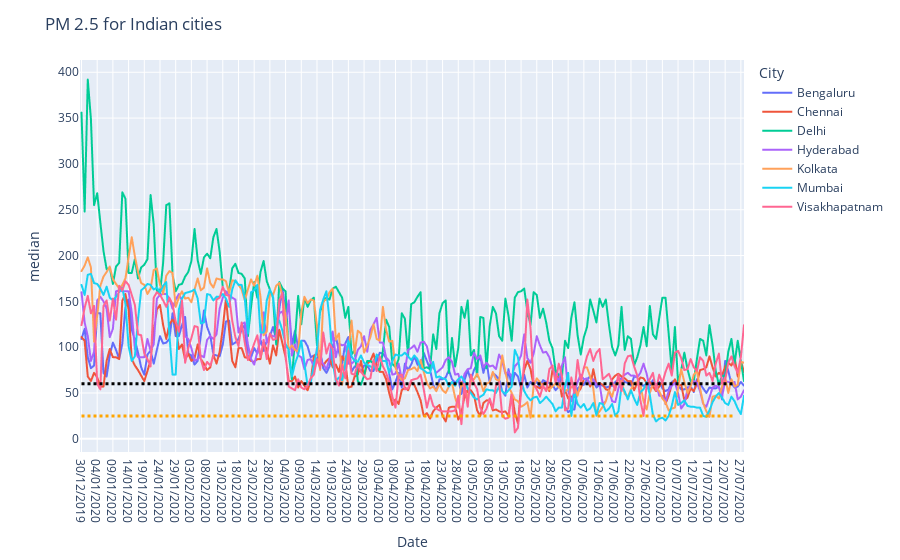

The cell this chart's notebook holds for it:
### Code cell
fig=px.line(df1,x='Date',y='median',color='City')
fig.add_shape(type="line",
            x0='30/12/2019',
            y0=25,
            x1='25/07/2020',
            y1=25,
            line=dict(
                color="orange",
                width=3,
                dash="dot",
            ))
fig.add_shape(type="line",
            x0='30/12/2019',
            y0=60,
            x1='25/07/2020',
            y1=60,
            line=dict(
                color="black",
                width=3,
                dash="dot",
            ))
fig.update_layout(title="PM 2.5 for Indian cities")
fig.show()

### Figure 1 — Plotly figure (JSON) as saved in the notebook; plotly's stock layout.template omitted (floating-point values rounded to 4 significant figures; data arrays with more than 128 entries replaced by an {"elided": "..."} marker saying what was removed)
{"data": [{"hovertemplate": "City=Bengaluru<br>Date=%{x}<br>median=%{y}<extra></extra>", "legendgroup": "Bengaluru", "line": {"color": "#636efa", "dash": "solid"}, "mode": "lines", "name": "Bengaluru", "showlegend": true, "type": "scattergl", "x": {"elided": "212 str values"}, "xaxis": "x", "y": {"elided": "212 int values"}, "yaxis": "y"}, {"hovertemplate": "City=Chennai<br>Date=%{x}<br>median=%{y}<extra></extra>", "legendgroup": "Chennai", "line": {"color": "#EF553B", "dash": "solid"}, "mode": "lines", "name": "Chennai", "showlegend": true, "type": "scattergl", "x": {"elided": "212 str values"}, "xaxis": "x", "y": {"elided": "212 int values"}, "yaxis": "y"}, {"hovertemplate": "City=Delhi<br>Date=%{x}<br>median=%{y}<extra></extra>", "legendgroup": "Delhi", "line": {"color": "#00cc96", "dash": "solid"}, "mode": "lines", "name": "Delhi", "showlegend": true, "type": "scattergl", "x": {"elided": "212 str values"}, "xaxis": "x", "y": {"elided": "212 int values"}, "yaxis": "y"}, {"hovertemplate": "City=Hyderabad<br>Date=%{x}<br>median=%{y}<extra></extra>", "legendgroup": "Hyderabad", "line": {"color": "#ab63fa", "dash": "solid"}, "mode": "lines", "name": "Hyderabad", "showlegend": true, "type": "scattergl", "x": {"elided": "212 str values"}, "xaxis": "x", "y": {"elided": "212 int values"}, "yaxis": "y"}, {"hovertemplate": "City=Kolkata<br>Date=%{x}<br>median=%{y}<extra></extra>", "legendgroup": "Kolkata", "line": {"color": "#FFA15A", "dash": "solid"}, "mode": "lines", "name": "Kolkata", "showlegend": true, "type": "scattergl", "x": {"elided": "212 str values"}, "xaxis": "x", "y": {"elided": "212 int values"}, "yaxis": "y"}, {"hovertemplate": "City=Mumbai<br>Date=%{x}<br>median=%{y}<extra></extra>", "legendgroup": "Mumbai", "line": {"color": "#19d3f3", "dash": "solid"}, "mode": "lines", "name": "Mumbai", "showlegend": true, "type": "scattergl", "x": {"elided": "212 str values"}, "xaxis": "x", "y": {"elided": "212 int values"}, "yaxis": "y"}, {"hovertemplate": "City=Visakhapatnam<br>Date=%{x}<br>median=%{y}<extra></extra>", "legendgroup": "Visakhapatnam", "line": {"color": "#FF6692", "dash": "solid"}, "mode": "lines", "name": "Visakhapatnam", "showlegend": true, "type": "scattergl", "x": {"elided": "209 str values"}, "xaxis": "x", "y": {"elided": "209 int values"}, "yaxis": "y"}], "layout": {"legend": {"title": {"text": "City"}, "tracegroupgap": 0}, "margin": {"t": 60}, "shapes": [{"line": {"color": "orange", "dash": "dot", "width": 3}, "type": "line", "x0": "30/12/2019", "x1": "25/07/2020", "y0": 25, "y1": 25}, {"line": {"color": "black", "dash": "dot", "width": 3}, "type": "line", "x0": "30/12/2019", "x1": "25/07/2020", "y0": 60, "y1": 60}], "title": {"text": "PM 2.5 for Indian cities"}, "xaxis": {"anchor": "y", "domain": [0, 1], "title": {"text": "Date"}}, "yaxis": {"anchor": "x", "domain": [0, 1], "title": {"text": "median"}}}}
